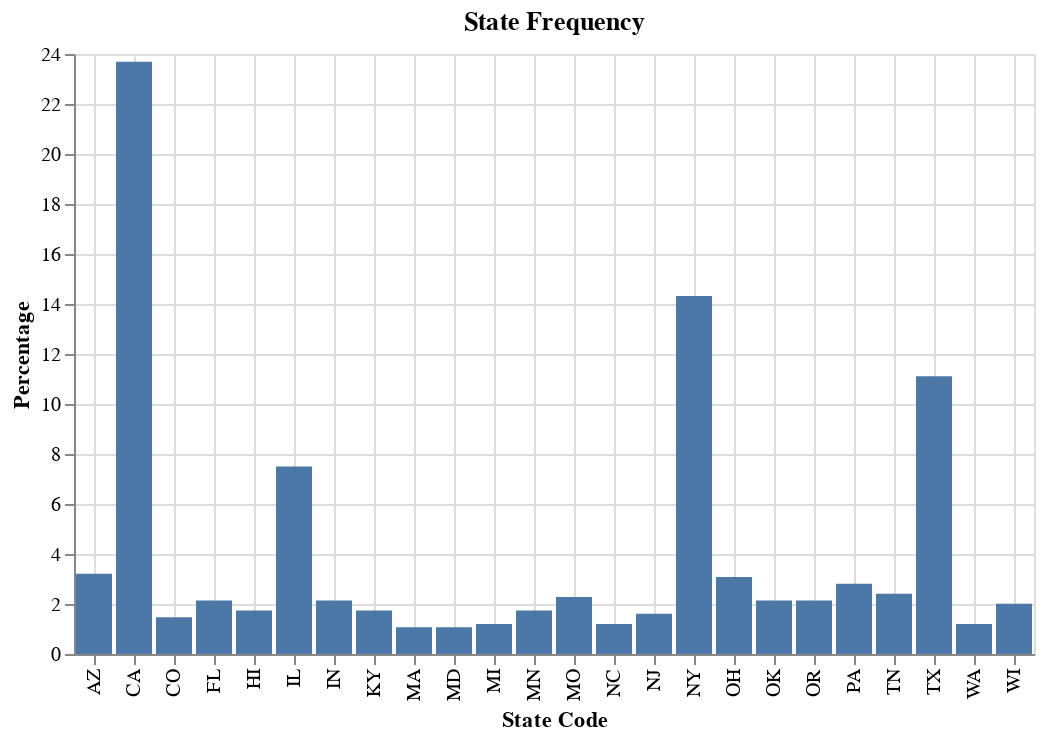

The cell this chart's notebook holds for it:
### Code cell
%chart x=xval, y=xpct, title=State Frequency, height=300, width=1000, labelx=State Code, labely=Percentage,

### Figure 1 — Vega-Lite specification as saved in the notebook (floating-point values rounded to 4 significant figures)
{"$schema": "https://vega.github.io/schema/vega-lite/v3.json", "data": {"format": {"type": "csv"}, "values": "\"xdb\",\"xtbl\",\"xcol\",\"xval\",\"xcnt\",\"xpct\"\n\"val\",\"Customer\",\"state_code\",\"AZ\",\"24\",\"3.21285140562249\"\n\"val\",\"Customer\",\"state_code\",\"CA\",\"177\",\"23.694779116465863\"\n\"val\",\"Customer\",\"state_code\",\"CO\",\"11\",\"1.4725568942436413\"\n\"val\",\"Customer\",\"state_code\",\"FL\",\"16\",\"2.14190093708166\"\n\"val\",\"Customer\",\"state_code\",\"HI\",\"13\",\"1.7402945113788488\"\n\"val\",\"Customer\",\"state_code\",\"IL\",\"56\",\"7.49665327978581\"\n\"val\",\"Customer\",\"state_code\",\"IN\",\"16\",\"2.14190093708166\"\n\"val\",\"Customer\",\"state_code\",\"KY\",\"13\",\"1.7402945113788488\"\n\"val\",\"Customer\",\"state_code\",\"MA\",\"8\",\"1.07095046854083\"\n\"val\",\"Customer\",\"state_code\",\"MD\",\"8\",\"1.07095046854083\"\n\"val\",\"Customer\",\"state_code\",\"MI\",\"9\",\"1.2048192771084338\"\n\"val\",\"Customer\",\"state_code\",\"MN\",\"13\",\"1.7402945113788488\"\n\"val\",\"Customer\",\"state_code\",\"MO\",\"17\",\"2.2757697456492636\"\n\"val\",\"Customer\",\"state_code\",\"NC\",\"9\",\"1.2048192771084338\"\n\"val\",\"Customer\",\"state_code\",\"NJ\",\"12\",\"1.606425702811245\"\n\"val\",\"Customer\",\"state_code\",\"NY\",\"107\",\"14.323962516733602\"\n\"val\",\"Customer\",\"state_code\",\"OH\",\"23\",\"3.0789825970548863\"\n\"val\",\"Customer\",\"state_code\",\"OK\",\"16\",\"2.14190093708166\"\n\"val\",\"Customer\",\"state_code\",\"OR\",\"16\",\"2.14190093708166\"\n\"val\",\"Customer\",\"state_code\",\"PA\",\"21\",\"2.8112449799196786\"\n\"val\",\"Customer\",\"state_code\",\"TN\",\"18\",\"2.4096385542168677\"\n\"val\",\"Customer\",\"state_code\",\"TX\",\"83\",\"11.11111111111111\"\n\"val\",\"Customer\",\"state_code\",\"WA\",\"9\",\"1.2048192771084338\"\n\"val\",\"Customer\",\"state_code\",\"WI\",\"15\",\"2.0080321285140563\"\n"}, "encoding": {"x": {"axis": {"grid": true, "title": "State Code"}, "field": "xval", "type": "nominal"}, "y": {"axis": {"grid": true, "title": "Percentage"}, "field": "xpct", "type": "quantitative"}}, "height": "300", "mark": {"color": "#4C78A8", "type": "bar"}, "title": "State Frequency", "width": "1000"}
